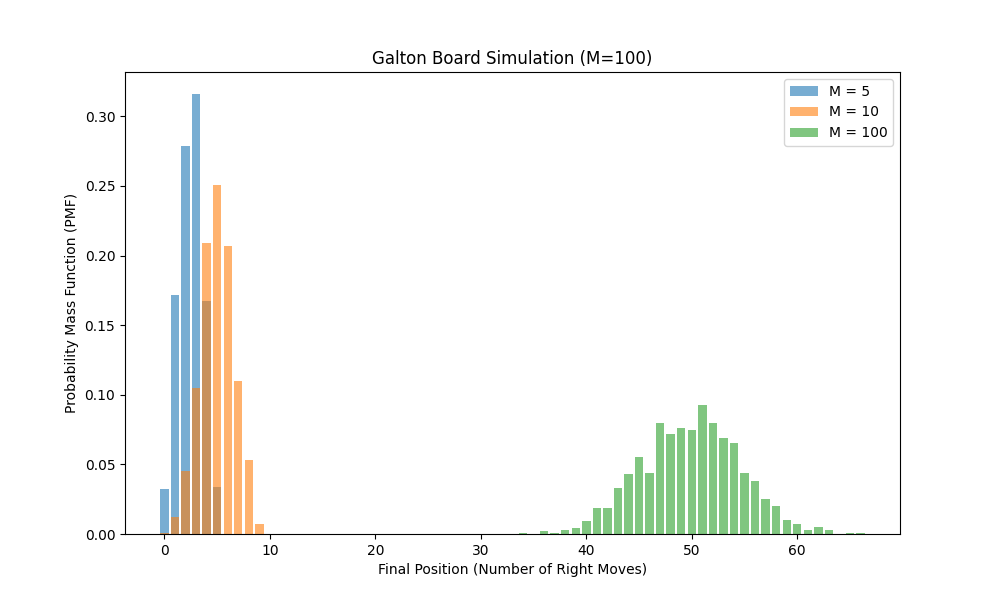

Source code (Python):
import numpy as np
import matplotlib.pyplot as plt

def simulate_galton_board(M, num_simulations=1000):
    results = np.random.binomial(M, 0.5, num_simulations)  # Simulate ball drops
    unique, counts = np.unique(results, return_counts=True)
    pmf = counts / num_simulations  # Compute PMF
    
    plt.bar(unique, pmf, alpha=0.6, label=f'M = {M}')
    plt.xlabel('Final Position (Number of Right Moves)')
    plt.ylabel('Probability Mass Function (PMF)')
    plt.title(f'Galton Board Simulation (M={M})')
    plt.legend()

plt.figure(figsize=(10, 6))
for M in [5, 10, 100]:
    simulate_galton_board(M)

plt.show()
plt.savefig('galton_board_simulation.png') 

